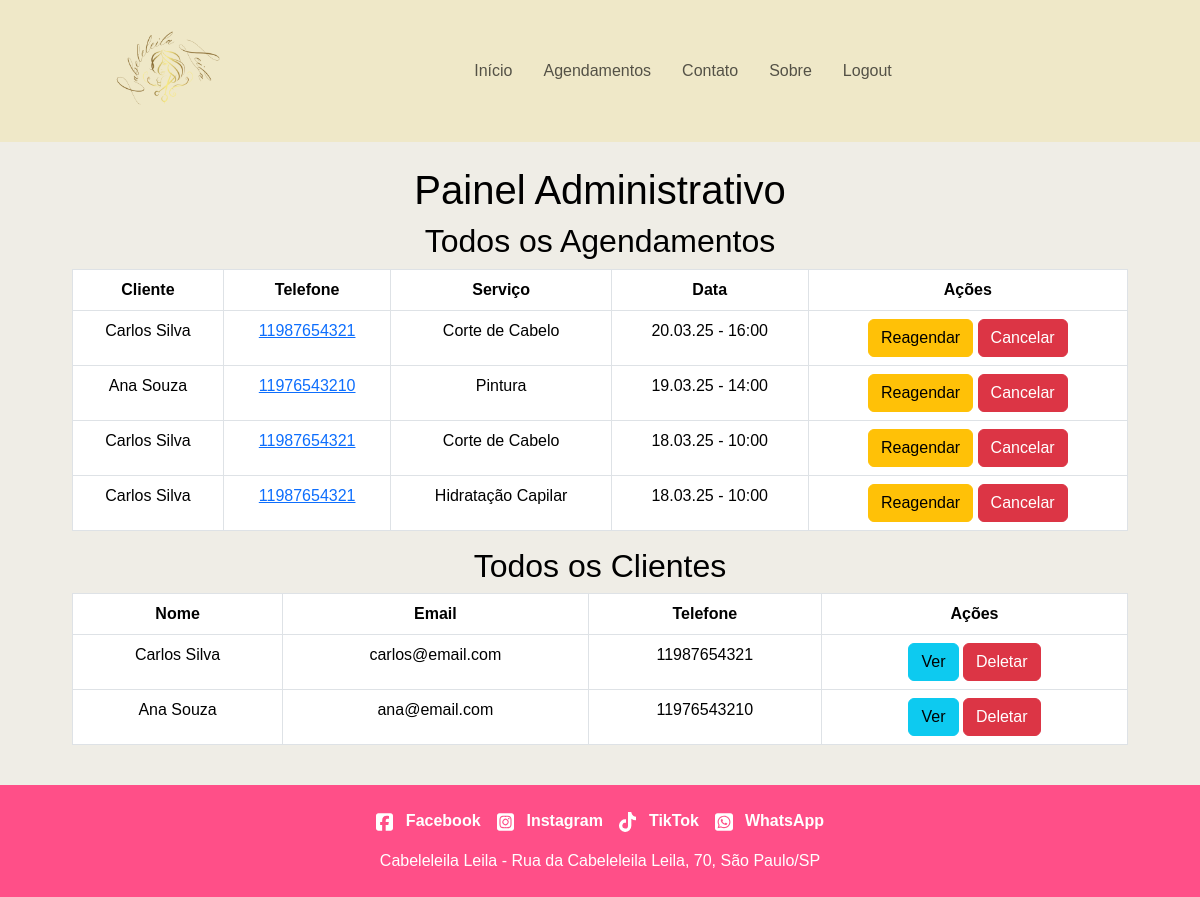
Page /website/view/admin/dashboard.php (signed in) on the committed database.
### tables this page shows
CREATE TABLE IF NOT EXISTS AGENDAMENTO (
    id_agendamento INT AUTO_INCREMENT PRIMARY KEY,
    id_cliente INT NOT NULL,
    data_hora DATETIME NOT NULL,
    status ENUM('Agendado', 'Confirmado', 'Cancelado') DEFAULT 'Agendado',
    alteracao_permitida BOOLEAN DEFAULT TRUE,
    FOREIGN KEY (id_cliente) REFERENCES CLIENTE(id_cliente) ON DELETE CASCADE
);

CREATE TABLE IF NOT EXISTS CLIENTE (
    id_cliente INT AUTO_INCREMENT PRIMARY KEY,
    nome VARCHAR(100) NOT NULL,
    telefone VARCHAR(20),
    email VARCHAR(100) UNIQUE NOT NULL,
    senha VARCHAR(255) NOT NULL,
    cpf VARCHAR(14) UNIQUE NOT NULL
);

CREATE TABLE IF NOT EXISTS SERVICO (
    id_servico INT AUTO_INCREMENT PRIMARY KEY,
    nome_servico VARCHAR(100) NOT NULL,
    descricao TEXT,
    preco DECIMAL(10,2) NOT NULL
);

### website/view/admin/dashboard.php (the view, shortened to what this page needs)
<?php
include "../../model/head.php";
include "../../model/clients/header.php";
include "../../controler/connection.php";
$sql_agendamentos = "SELECT A.id_agendamento, A.data_hora, S.nome_servico, C.nome, C.telefone
        FROM AGENDAMENTO A
        JOIN AGENDAMENTO_SERVICO ASV ON A.id_agendamento = ASV.id_agendamento
        JOIN SERVICO S ON ASV.id_servico = S.id_servico
        JOIN CLIENTE C ON A.id_cliente = C.id_cliente
        ORDER BY A.data_hora DESC";
$stmt_agendamentos = $pdo->prepare($sql_agendamentos);
$stmt_agendamentos->execute();
$agendamentos = $stmt_agendamentos->fetchAll(PDO::FETCH_ASSOC);
$sql_clientes = "SELECT id_cliente, nome, email, telefone FROM CLIENTE";
$stmt_clientes = $pdo->prepare($sql_clientes);
$stmt_clientes->execute();
$clientes = $stmt_clientes->fetchAll(PDO::FETCH_ASSOC);
?>
<main class="container py-4">
    <h1>Painel Administrativo</h1>
    <h2>Todos os Agendamentos</h2>
    <table class="table table-bordered">
        <thead>
            <tr>
                <th>Cliente</th>
                <th>Telefone</th>
                <th>Serviço</th>
                <th>Data</th>
                <th>Ações</th>
            </tr>
        </thead>
        <tbody>
            <?php if (count($agendamentos) > 0): ?>
                <?php foreach ($agendamentos as $agendamento): ?>
                    <tr>
                        <td><?php echo htmlspecialchars($agendamento['nome']); ?></td>
                        <td>
                            <a href="tel:<?php echo htmlspecialchars($agendamento['telefone']); ?>">
                                <?php echo htmlspecialchars($agendamento['telefone']); ?>
                            </a>
                        </td>
                        <td><?php echo htmlspecialchars($agendamento['nome_servico']); ?></td>
                        <td><?php echo date('d.m.y - H:i', strtotime($agendamento['data_hora'])); ?></td>
                        <td>
                            <button class="btn btn-warning" onclick="reagendar(<?php echo $agendamento['id_agendamento']; ?>)">Reagendar</button>
                            <button class="btn btn-danger" onclick="cancelarAgendamento(<?php echo $agendamento['id_agendamento']; ?>)">Cancelar</button>
                        </td>
                    </tr>
                <?php endforeach; ?>
            <?php else: ?>
                <tr><td colspan="5">Nenhum agendamento encontrado.</td></tr>
            <?php endif; ?>
        </tbody>
    </table>
    <h2>Todos os Clientes</h2>
    <table class="table table-bordered">
        <thead>
            <tr>
                <th>Nome</th>
                <th>Email</th>
                <th>Telefone</th>
                <th>Ações</th>
            </tr>
        </thead>
        <tbody>
            <?php if (count($clientes) > 0): ?>
                <?php foreach ($clientes as $cliente): ?>
                    <tr>
                        <td><?php echo htmlspecialchars($cliente['nome']); ?></td>
                        <td><?php echo htmlspecialchars($cliente['email']); ?></td>
                        <td><?php echo htmlspecialchars($cliente['telefone']); ?></td>
                        <td>
                            <button class="btn btn-info" onclick="verCliente(<?php echo $cliente['id_cliente']; ?>)">Ver</button>
                            <button class="btn btn-danger" onclick="deletarCliente(<?php echo $cliente['id_cliente']; ?>)">Deletar</button>
                        </td>
                    </tr>
                <?php endforeach; ?>
            <?php else: ?>
                <tr><td colspan="4">Nenhum cliente encontrado.</td></tr>
            <?php endif; ?>
        </tbody>
    </table>
</main>
<?php include "../../model/footer.php"; ?>
</body>
</html>

### website/model/head.php (shortened to what this page needs)
<!DOCTYPE html>
<html lang="pt-br">
<head>
    <link href="https://cdn.jsdelivr.net/npm/bootstrap@5.3.3/dist/css/bootstrap.min.css" rel="stylesheet">
    <link href="http://localhost/dsin-cabeleleila/website/model/src/css/style.css" rel="stylesheet">
    <link href="http://localhost/dsin-cabeleleila/website/model/src/css/custom_colors.css" rel="stylesheet">
</head>

### website/model/clients/header.php (shortened to what this page needs)
<header class="bs-light py-3">
    <div class="container d-flex justify-content-between align-items-center">
        <nav class="navbar navbar-expand-lg navbar-light bs-light w-100">
            <a class="navbar-brand" href="http://localhost/dsin-cabeleleila/website/view/public/index.php">
                <div class="logo">
                    <img src="http://localhost/dsin-cabeleleila/website/model/src/img/logo.png" alt="logo do Cabeleleila Leila" class="img-fluid">
                </div>
            </a>
            <div class="collapse navbar-collapse justify-content-center" id="navbarNav">
                <ul class="navbar-nav">
                    <li class="nav-item"><a class="nav-link" href="http://localhost/dsin-cabeleleila/website/view/public/index.php">Início</a></li>
                    <li class="nav-item"><a class="nav-link" href="http://localhost/dsin-cabeleleila/website/view/public/agendamentos.php">Agendamentos</a></li>
                    <li class="nav-item"><a class="nav-link" href="http://localhost/dsin-cabeleleila/website/view/public/contact.php">Contato</a></li>
                    <li class="nav-item"><a class="nav-link" href="http://localhost/dsin-cabeleleila/website/view/public/sobre.php">Sobre</a></li>
                    <li class="nav-item"><a class="nav-link" href="http://localhost/dsin-cabeleleila/website/view/public/logout.php">Logout</a></li>
                </ul>
            </div>
        </nav>
    </div>
</header>

### website/model/footer.php (shortened to what this page needs)
<footer class="bs-primary text-white py-4">
    <div id="redes">
        <ul class="list-unstyled d-flex justify-content-center gap-3">
            <li><a href="https://facebook.com" class="text-white"><img src="../../model/src/img/facebook.svg" alt="Facebook" class="me-2"> Facebook</a></li>
            <li><a href="https://instagram.com" class="text-white"><img src="../../model/src/img/instagram.svg" alt="Instagram" class="me-2"> Instagram</a></li>
            <li><a href="https://tiktok.com" class="text-white"><img src="../../model/src/img/tiktok.svg" alt="TikTok" class="me-2"> TikTok</a></li>
            <li><a href="https://whatsapp.com" class="text-white"><img src="../../model/src/img/whatsapp.svg" alt="WhatsApp" class="me-2"> WhatsApp</a></li>
        </ul>
    </div>
    <p class="text-center mb-0">
        Cabeleleila Leila - Rua da Cabeleleila Leila, 70, São Paulo/SP
    </p>
</footer>

### website/model/src/css/style.css (style rules this page uses)
* { box-sizing: border-box; }
main { flex-grow: 1; }
.container { max-width: 90%; margin: 0 auto; }
header { background-color: #efe8c8; padding: 10px 20px; }
header .navbar-nav { gap: 15px; }
header a img { height: 50px; }
footer { background-color: #ff4f88; padding: 20px; text-align: center; }
footer ul li a { text-decoration: none; color: #ffffff; font-weight: bold; }
footer a img { height: 20px; }
button { background-color: #ff4f88; color: white; border: none; padding: 15px 30px; font-size: 1em; cursor: pointer; border-radius: 5px; }
.img-fluid { height: min-content; width: 150px; max-width: unset; }

### website/model/src/css/custom_colors.css (style rules this page uses)
:root { --bs-primary: #ff4f88; --bs-secondary: #000000; --bs-success: #28a745; --bs-danger: #dc3545; --bs-light: #efe8c8; }

### rows in the picture
agendamento: id_cliente.nome "Carlos Silva", id_cliente.telefone "11987654321", servico.nome_servico "Corte de Cabelo", data_hora "20.03.25 - 16:00"
agendamento: id_cliente.nome "Ana Souza", id_cliente.telefone "11976543210", servico.nome_servico "Pintura", data_hora "19.03.25 - 14:00"
agendamento: id_cliente.nome "Carlos Silva", id_cliente.telefone "11987654321", servico.nome_servico "Corte de Cabelo", data_hora "18.03.25 - 10:00", servico.nome_servico "Hidratação Capilar"
cliente: nome "Carlos Silva", email "carlos@email.com", telefone "11987654321"
cliente: nome "Ana Souza", email "ana@email.com", telefone "11976543210"
